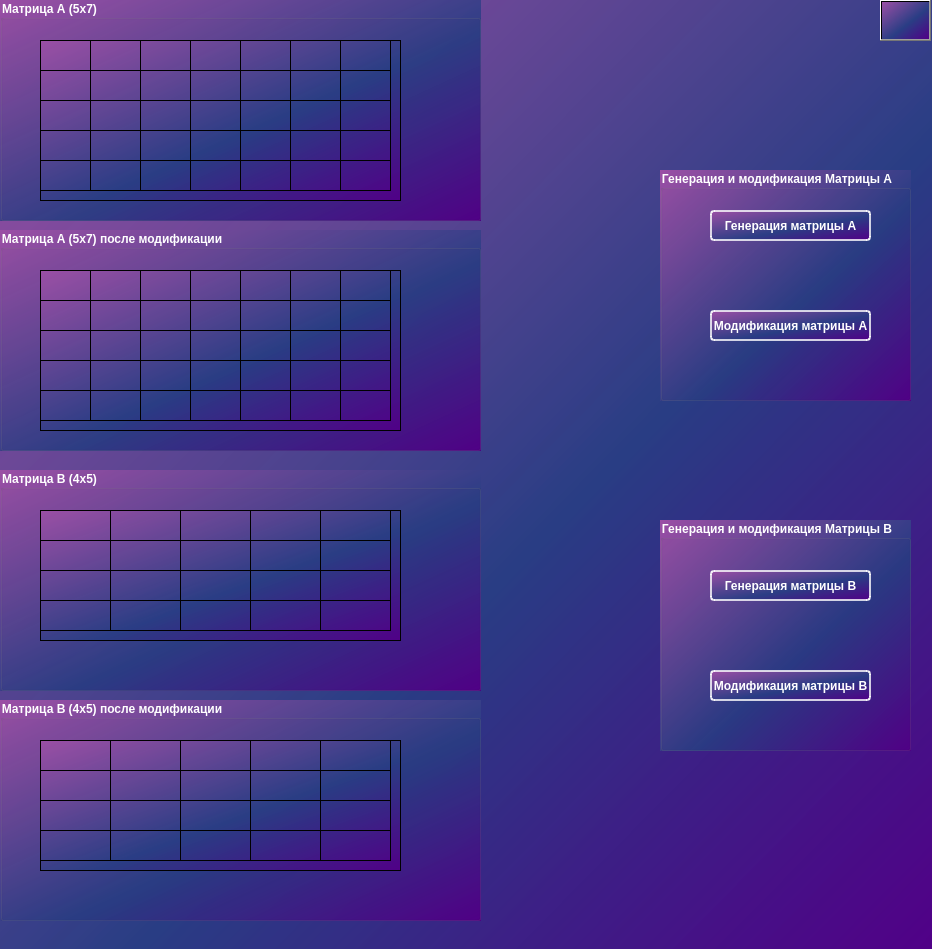
<?xml version="1.0" encoding="UTF-8"?>
<ui version="4.0">
 <class>MainWindow</class>
 <widget class="QMainWindow" name="MainWindow">
  <property name="geometry">
   <rect>
    <x>0</x>
    <y>0</y>
    <width>932</width>
    <height>949</height>
   </rect>
  </property>
  <property name="minimumSize">
   <size>
    <width>932</width>
    <height>949</height>
   </size>
  </property>
  <property name="maximumSize">
   <size>
    <width>932</width>
    <height>949</height>
   </size>
  </property>
  <property name="windowTitle">
   <string>Curse project: Generate and modificate matrix</string>
  </property>
  <property name="windowIcon">
   <iconset>
    <normaloff>img/favicon.gif</normaloff>img/favicon.gif</iconset>
  </property>
  <property name="styleSheet">
   <string notr="true">background-color: qlineargradient(spread:pad, x1:1, y1:1, x2:0, y2:0, stop:0 rgba(81, 0, 135, 255), stop:0.427447 rgba(41, 61, 132, 235), stop:1 rgba(155, 79, 165, 255));</string>
  </property>
  <property name="iconSize">
   <size>
    <width>24</width>
    <height>24</height>
   </size>
  </property>
  <widget class="QWidget" name="centralwidget">
   <widget class="QGroupBox" name="groupBox">
    <property name="geometry">
     <rect>
      <x>660</x>
      <y>170</y>
      <width>251</width>
      <height>231</height>
     </rect>
    </property>
    <property name="styleSheet">
     <string notr="true">color: white;
font-weight: bold;
font-size:15;
</string>
    </property>
    <property name="title">
     <string>Генерация и модификация Матрицы А</string>
    </property>
    <widget class="QPushButton" name="btn_generate_matrixA">
     <property name="geometry">
      <rect>
       <x>50</x>
       <y>40</y>
       <width>161</width>
       <height>31</height>
      </rect>
     </property>
     <property name="styleSheet">
      <string notr="true">QPushButton{
border: 2px solid rgba(255, 255, 255, 200);
border-radius: 4px;
}
QPushButton:pressed
{
background-color: rgba(22, 184, 98,1)
}</string>
     </property>
     <property name="text">
      <string>Генерация матрицы А</string>
     </property>
    </widget>
    <widget class="QPushButton" name="btn_modificate_matrixA">
     <property name="geometry">
      <rect>
       <x>50</x>
       <y>140</y>
       <width>161</width>
       <height>31</height>
      </rect>
     </property>
     <property name="styleSheet">
      <string notr="true">QPushButton{
border: 2px solid rgba(255, 255, 255, 200);
border-radius: 4px;
}
QPushButton:pressed
{
background-color: rgba(22, 184, 98,1)
}</string>
     </property>
     <property name="text">
      <string>Модификация матрицы А</string>
     </property>
    </widget>
   </widget>
   <widget class="QGroupBox" name="groupBox_2">
    <property name="geometry">
     <rect>
      <x>660</x>
      <y>520</y>
      <width>251</width>
      <height>231</height>
     </rect>
    </property>
    <property name="styleSheet">
     <string notr="true">color: white;
font-weight: bold;
font-size:15;
</string>
    </property>
    <property name="title">
     <string>Генерация и модификация Матрицы B</string>
    </property>
    <widget class="QPushButton" name="btn_generate_matrixB">
     <property name="geometry">
      <rect>
       <x>50</x>
       <y>50</y>
       <width>161</width>
       <height>31</height>
      </rect>
     </property>
     <property name="styleSheet">
      <string notr="true">QPushButton{
border: 2px solid rgba(255, 255, 255, 200);
border-radius: 4px;
}
QPushButton:pressed
{
background-color: rgba(22, 184, 98,1)
}</string>
     </property>
     <property name="text">
      <string>Генерация матрицы B</string>
     </property>
    </widget>
    <widget class="QPushButton" name="btn_modificate_matrixB">
     <property name="geometry">
      <rect>
       <x>50</x>
       <y>150</y>
       <width>161</width>
       <height>31</height>
      </rect>
     </property>
     <property name="styleSheet">
      <string notr="true">QPushButton{
border: 2px solid rgba(255, 255, 255, 200);
border-radius: 4px;
}
QPushButton:pressed
{
background-color: rgba(22, 184, 98,1)
}</string>
     </property>
     <property name="text">
      <string>Модификация матрицы B</string>
     </property>
    </widget>
   </widget>
   <widget class="QGroupBox" name="groupBox_3">
    <property name="geometry">
     <rect>
      <x>0</x>
      <y>0</y>
      <width>481</width>
      <height>221</height>
     </rect>
    </property>
    <property name="styleSheet">
     <string notr="true">color: white;
font-weight: bold;
font-size:15;
</string>
    </property>
    <property name="title">
     <string>Матрица А (5x7)</string>
    </property>
    <widget class="QTableWidget" name="tableWidget_matrixA">
     <property name="geometry">
      <rect>
       <x>40</x>
       <y>40</y>
       <width>361</width>
       <height>161</height>
      </rect>
     </property>
     <property name="styleSheet">
      <string notr="true">color: white;
</string>
     </property>
     <property name="showGrid">
      <bool>true</bool>
     </property>
     <property name="rowCount">
      <number>5</number>
     </property>
     <property name="columnCount">
      <number>7</number>
     </property>
     <attribute name="horizontalHeaderVisible">
      <bool>false</bool>
     </attribute>
     <attribute name="horizontalHeaderMinimumSectionSize">
      <number>50</number>
     </attribute>
     <attribute name="horizontalHeaderDefaultSectionSize">
      <number>50</number>
     </attribute>
     <attribute name="verticalHeaderVisible">
      <bool>false</bool>
     </attribute>
     <row>
      <property name="text">
       <string/>
      </property>
     </row>
     <row/>
     <row/>
     <row/>
     <row/>
     <column>
      <property name="text">
       <string/>
      </property>
     </column>
     <column/>
     <column/>
     <column/>
     <column/>
     <column/>
     <column/>
     <item row="0" column="0">
      <property name="text">
       <string/>
      </property>
     </item>
     <item row="0" column="1">
      <property name="text">
       <string/>
      </property>
     </item>
     <item row="0" column="2">
      <property name="text">
       <string/>
      </property>
     </item>
     <item row="0" column="3">
      <property name="text">
       <string/>
      </property>
     </item>
     <item row="0" column="4">
      <property name="text">
       <string/>
      </property>
     </item>
     <item row="0" column="5">
      <property name="text">
       <string/>
      </property>
     </item>
     <item row="0" column="6">
      <property name="text">
       <string/>
      </property>
     </item>
     <item row="1" column="0">
      <property name="text">
       <string/>
      </property>
     </item>
     <item row="1" column="1">
      <property name="text">
       <string/>
      </property>
     </item>
     <item row="1" column="2">
      <property name="text">
       <string/>
      </property>
     </item>
     <item row="1" column="3">
      <property name="text">
       <string/>
      </property>
     </item>
     <item row="1" column="4">
      <property name="text">
       <string/>
      </property>
     </item>
     <item row="1" column="5">
      <property name="text">
       <string/>
      </property>
     </item>
     <item row="1" column="6">
      <property name="text">
       <string/>
      </property>
     </item>
     <item row="2" column="0">
      <property name="text">
       <string/>
      </property>
     </item>
     <item row="2" column="1">
      <property name="text">
       <string/>
      </property>
     </item>
     <item row="3" column="0">
      <property name="text">
       <string/>
      </property>
     </item>
     <item row="3" column="1">
      <property name="text">
       <string/>
      </property>
     </item>
     <item row="4" column="0">
      <property name="text">
       <string/>
      </property>
     </item>
     <item row="4" column="1">
      <property name="text">
       <string/>
      </property>
     </item>
    </widget>
   </widget>
   <widget class="QGroupBox" name="groupBox_4">
    <property name="geometry">
     <rect>
      <x>0</x>
      <y>230</y>
      <width>481</width>
      <height>221</height>
     </rect>
    </property>
    <property name="styleSheet">
     <string notr="true">color: white;
font-weight: bold;
font-size:15;
</string>
    </property>
    <property name="title">
     <string>Матрица А (5x7) после модификации</string>
    </property>
    <widget class="QTableWidget" name="tableWidget_new_matrixA">
     <property name="geometry">
      <rect>
       <x>40</x>
       <y>40</y>
       <width>361</width>
       <height>161</height>
      </rect>
     </property>
     <property name="styleSheet">
      <string notr="true">color: white;
</string>
     </property>
     <property name="rowCount">
      <number>5</number>
     </property>
     <property name="columnCount">
      <number>7</number>
     </property>
     <attribute name="horizontalHeaderVisible">
      <bool>false</bool>
     </attribute>
     <attribute name="horizontalHeaderDefaultSectionSize">
      <number>50</number>
     </attribute>
     <attribute name="horizontalHeaderStretchLastSection">
      <bool>false</bool>
     </attribute>
     <attribute name="verticalHeaderVisible">
      <bool>false</bool>
     </attribute>
     <attribute name="verticalHeaderHighlightSections">
      <bool>true</bool>
     </attribute>
     <attribute name="verticalHeaderStretchLastSection">
      <bool>false</bool>
     </attribute>
     <row/>
     <row/>
     <row/>
     <row/>
     <row/>
     <column/>
     <column/>
     <column/>
     <column/>
     <column/>
     <column/>
     <column/>
     <item row="0" column="0">
      <property name="text">
       <string/>
      </property>
     </item>
     <item row="0" column="1">
      <property name="text">
       <string/>
      </property>
     </item>
     <item row="0" column="2">
      <property name="text">
       <string/>
      </property>
     </item>
     <item row="0" column="3">
      <property name="text">
       <string/>
      </property>
     </item>
     <item row="0" column="4">
      <property name="text">
       <string/>
      </property>
     </item>
     <item row="0" column="5">
      <property name="text">
       <string/>
      </property>
     </item>
     <item row="0" column="6">
      <property name="text">
       <string/>
      </property>
     </item>
     <item row="1" column="0">
      <property name="text">
       <string/>
      </property>
     </item>
     <item row="2" column="0">
      <property name="text">
       <string/>
      </property>
     </item>
     <item row="3" column="0">
      <property name="text">
       <string/>
      </property>
     </item>
     <item row="4" column="0">
      <property name="text">
       <string/>
      </property>
     </item>
    </widget>
   </widget>
   <widget class="QGroupBox" name="groupBox_6">
    <property name="geometry">
     <rect>
      <x>0</x>
      <y>700</y>
      <width>481</width>
      <height>221</height>
     </rect>
    </property>
    <property name="styleSheet">
     <string notr="true">color: white;
font-weight: bold;
font-size:15;
</string>
    </property>
    <property name="title">
     <string>Матрица В (4x5) после модификации</string>
    </property>
    <widget class="QTableWidget" name="tableWidget_new_matrixB">
     <property name="geometry">
      <rect>
       <x>40</x>
       <y>40</y>
       <width>361</width>
       <height>131</height>
      </rect>
     </property>
     <property name="styleSheet">
      <string notr="true">color: white;
</string>
     </property>
     <property name="rowCount">
      <number>4</number>
     </property>
     <property name="columnCount">
      <number>5</number>
     </property>
     <attribute name="horizontalHeaderVisible">
      <bool>false</bool>
     </attribute>
     <attribute name="horizontalHeaderCascadingSectionResizes">
      <bool>false</bool>
     </attribute>
     <attribute name="horizontalHeaderMinimumSectionSize">
      <number>70</number>
     </attribute>
     <attribute name="horizontalHeaderDefaultSectionSize">
      <number>70</number>
     </attribute>
     <attribute name="horizontalHeaderShowSortIndicator" stdset="0">
      <bool>false</bool>
     </attribute>
     <attribute name="horizontalHeaderStretchLastSection">
      <bool>false</bool>
     </attribute>
     <attribute name="verticalHeaderVisible">
      <bool>false</bool>
     </attribute>
     <attribute name="verticalHeaderStretchLastSection">
      <bool>false</bool>
     </attribute>
     <row/>
     <row/>
     <row/>
     <row/>
     <column/>
     <column/>
     <column/>
     <column/>
     <column/>
     <item row="0" column="0">
      <property name="text">
       <string/>
      </property>
     </item>
     <item row="0" column="1">
      <property name="text">
       <string/>
      </property>
     </item>
     <item row="0" column="2">
      <property name="text">
       <string/>
      </property>
     </item>
     <item row="0" column="3">
      <property name="text">
       <string/>
      </property>
     </item>
     <item row="0" column="4">
      <property name="text">
       <string/>
      </property>
     </item>
     <item row="1" column="0">
      <property name="text">
       <string/>
      </property>
     </item>
     <item row="2" column="0">
      <property name="text">
       <string/>
      </property>
     </item>
     <item row="3" column="0">
      <property name="text">
       <string/>
      </property>
     </item>
    </widget>
   </widget>
   <widget class="QGroupBox" name="groupBox_5">
    <property name="geometry">
     <rect>
      <x>0</x>
      <y>470</y>
      <width>481</width>
      <height>221</height>
     </rect>
    </property>
    <property name="styleSheet">
     <string notr="true">color: white;
font-weight: bold;
font-size:15;
</string>
    </property>
    <property name="title">
     <string>Матрица В (4x5)</string>
    </property>
    <widget class="QTableWidget" name="tableWidget_matrixB">
     <property name="geometry">
      <rect>
       <x>40</x>
       <y>40</y>
       <width>361</width>
       <height>131</height>
      </rect>
     </property>
     <property name="styleSheet">
      <string notr="true">color: white;
</string>
     </property>
     <property name="rowCount">
      <number>4</number>
     </property>
     <property name="columnCount">
      <number>5</number>
     </property>
     <attribute name="horizontalHeaderVisible">
      <bool>false</bool>
     </attribute>
     <attribute name="horizontalHeaderDefaultSectionSize">
      <number>70</number>
     </attribute>
     <attribute name="horizontalHeaderStretchLastSection">
      <bool>false</bool>
     </attribute>
     <attribute name="verticalHeaderVisible">
      <bool>false</bool>
     </attribute>
     <attribute name="verticalHeaderStretchLastSection">
      <bool>false</bool>
     </attribute>
     <row/>
     <row/>
     <row/>
     <row/>
     <column/>
     <column/>
     <column/>
     <column/>
     <column/>
     <item row="0" column="0">
      <property name="text">
       <string/>
      </property>
     </item>
     <item row="0" column="1">
      <property name="text">
       <string/>
      </property>
     </item>
     <item row="0" column="2">
      <property name="text">
       <string/>
      </property>
     </item>
     <item row="0" column="3">
      <property name="text">
       <string/>
      </property>
     </item>
     <item row="0" column="4">
      <property name="text">
       <string/>
      </property>
     </item>
     <item row="1" column="0">
      <property name="text">
       <string/>
      </property>
     </item>
     <item row="2" column="0">
      <property name="text">
       <string/>
      </property>
     </item>
     <item row="3" column="0">
      <property name="text">
       <string/>
      </property>
     </item>
    </widget>
   </widget>
   <widget class="QPushButton" name="btn_info">
    <property name="enabled">
     <bool>true</bool>
    </property>
    <property name="geometry">
     <rect>
      <x>880</x>
      <y>0</y>
      <width>51</width>
      <height>41</height>
     </rect>
    </property>
    <property name="text">
     <string/>
    </property>
    <property name="icon">
     <iconset>
      <normaloff>img/matrinfo.png</normaloff>img/matrinfo.png</iconset>
    </property>
    <property name="iconSize">
     <size>
      <width>40</width>
      <height>40</height>
     </size>
    </property>
   </widget>
  </widget>
 </widget>
 <resources/>
 <connections/>
</ui>
